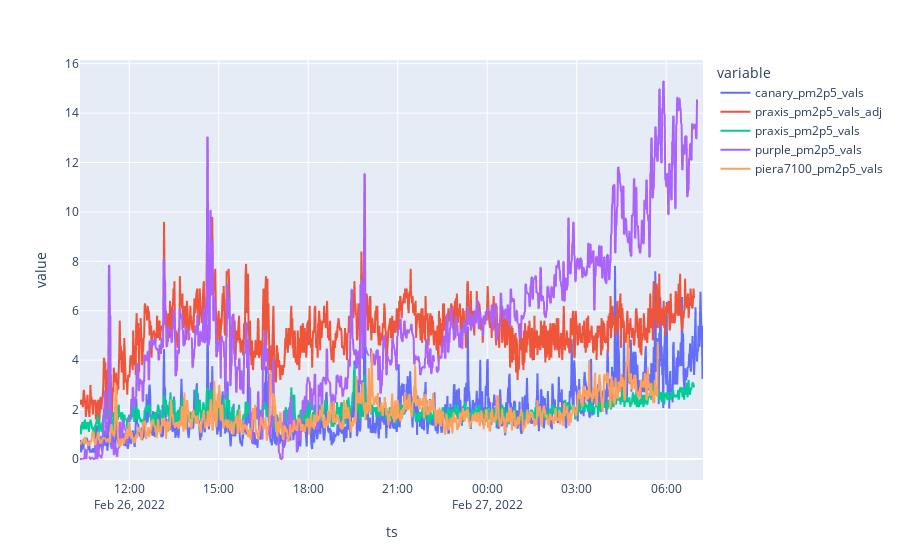

The cell this chart's notebook holds for it:
### Code cell
fig = comb_df[['canary_pm2p5_vals', 'praxis_pm2p5_vals_adj', 'praxis_pm2p5_vals', 'purple_pm2p5_vals', 'piera7100_pm2p5_vals']].plot();
fig.show()

### Figure 1 — Plotly figure (JSON) as saved in the notebook; plotly's stock layout.template omitted (floating-point values rounded to 4 significant figures; data arrays with more than 128 entries replaced by an {"elided": "..."} marker saying what was removed)
{"data": [{"hovertemplate": "variable=canary_pm2p5_vals<br>ts=%{x}<br>value=%{y}<extra></extra>", "legendgroup": "canary_pm2p5_vals", "line": {"color": "#636efa", "dash": "solid"}, "marker": {"symbol": "circle"}, "mode": "lines", "name": "canary_pm2p5_vals", "showlegend": true, "type": "scattergl", "x": {"elided": "1254 str values"}, "xaxis": "x", "y": {"elided": "1254 float values"}, "yaxis": "y"}, {"hovertemplate": "variable=praxis_pm2p5_vals_adj<br>ts=%{x}<br>value=%{y}<extra></extra>", "legendgroup": "praxis_pm2p5_vals_adj", "line": {"color": "#EF553B", "dash": "solid"}, "marker": {"symbol": "circle"}, "mode": "lines", "name": "praxis_pm2p5_vals_adj", "showlegend": true, "type": "scattergl", "x": {"elided": "1254 str values"}, "xaxis": "x", "y": {"elided": "1254 float values"}, "yaxis": "y"}, {"hovertemplate": "variable=praxis_pm2p5_vals<br>ts=%{x}<br>value=%{y}<extra></extra>", "legendgroup": "praxis_pm2p5_vals", "line": {"color": "#00cc96", "dash": "solid"}, "marker": {"symbol": "circle"}, "mode": "lines", "name": "praxis_pm2p5_vals", "showlegend": true, "type": "scattergl", "x": {"elided": "1254 str values"}, "xaxis": "x", "y": {"elided": "1254 float values"}, "yaxis": "y"}, {"hovertemplate": "variable=purple_pm2p5_vals<br>ts=%{x}<br>value=%{y}<extra></extra>", "legendgroup": "purple_pm2p5_vals", "line": {"color": "#ab63fa", "dash": "solid"}, "marker": {"symbol": "circle"}, "mode": "lines", "name": "purple_pm2p5_vals", "showlegend": true, "type": "scattergl", "x": {"elided": "1254 str values"}, "xaxis": "x", "y": {"elided": "1254 float values"}, "yaxis": "y"}, {"hovertemplate": "variable=piera7100_pm2p5_vals<br>ts=%{x}<br>value=%{y}<extra></extra>", "legendgroup": "piera7100_pm2p5_vals", "line": {"color": "#FFA15A", "dash": "solid"}, "marker": {"symbol": "circle"}, "mode": "lines", "name": "piera7100_pm2p5_vals", "showlegend": true, "type": "scattergl", "x": {"elided": "1254 str values"}, "xaxis": "x", "y": {"elided": "1254 float values"}, "yaxis": "y"}], "layout": {"legend": {"title": {"text": "variable"}, "tracegroupgap": 0}, "margin": {"t": 60}, "xaxis": {"anchor": "y", "domain": [0, 1], "title": {"text": "ts"}}, "yaxis": {"anchor": "x", "domain": [0, 1], "title": {"text": "value"}}}}
